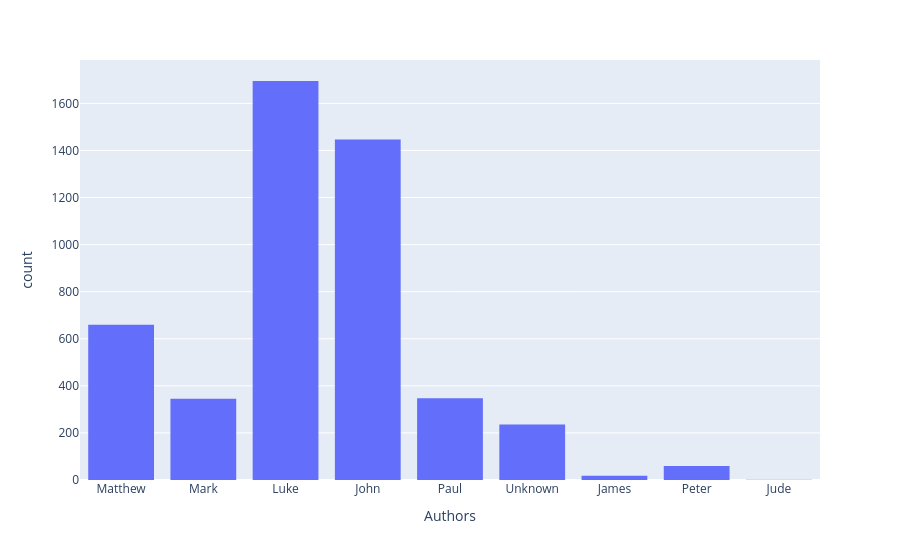

This figure's notebook cell:
### Code cell
px.histogram(x=references2["n_start"].str[0].map(book_authors), labels={"x": "Authors"})

### Figure 1 — Plotly figure (JSON) as saved in the notebook; plotly's stock layout.template omitted (floating-point values rounded to 4 significant figures; data arrays with more than 128 entries replaced by an {"elided": "..."} marker saying what was removed)
{"data": [{"bingroup": "x", "hovertemplate": "Authors=%{x}<br>count=%{y}<extra></extra>", "legendgroup": "", "marker": {"color": "#636efa", "pattern": {"shape": ""}}, "name": "", "orientation": "v", "showlegend": false, "type": "histogram", "x": {"elided": "4807 str values"}, "xaxis": "x", "yaxis": "y"}], "layout": {"barmode": "relative", "legend": {"tracegroupgap": 0}, "margin": {"t": 60}, "xaxis": {"anchor": "y", "domain": [0, 1], "title": {"text": "Authors"}}, "yaxis": {"anchor": "x", "domain": [0, 1], "title": {"text": "count"}}}}
